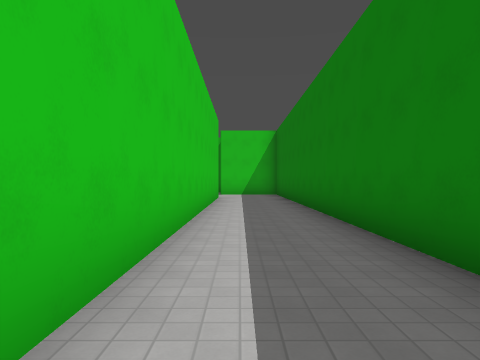
[1] (above)

15 first-person views from a walk through a Godot game level. The camera is 1.5 m above the floor, looks level and sees 70° across. The floor is counted in squares, 2.4 m on a side. Each view is taken from the middle of a square. On the plan, view 1 faces up. The plan holds only what a view shows up to about 10 squares ahead; the rest is blank. The place goes on beyond the plan. Surface patterns are stand-ins for the level's own textures.

[2]
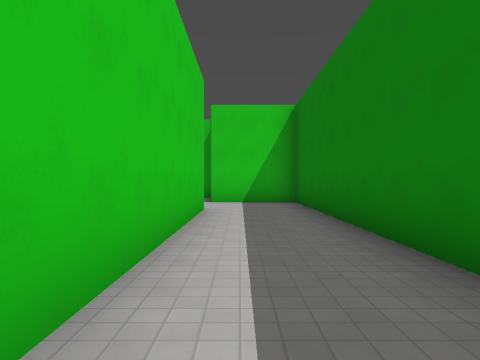

[3]
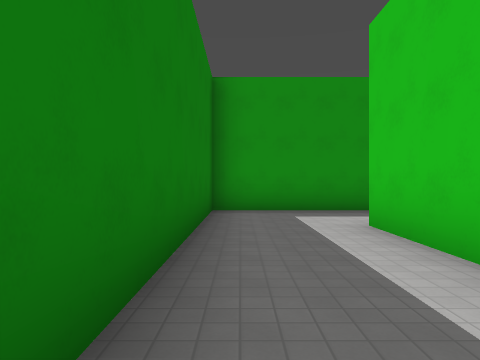

[4]
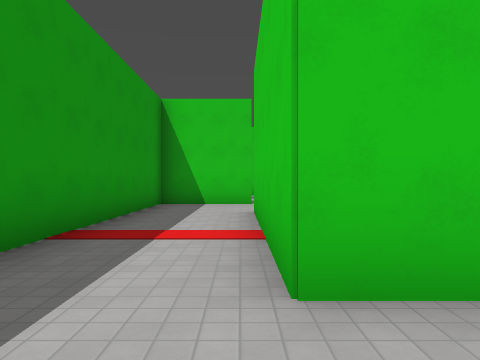

[5]
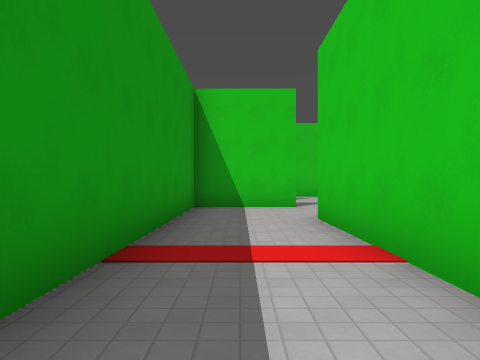

[6]
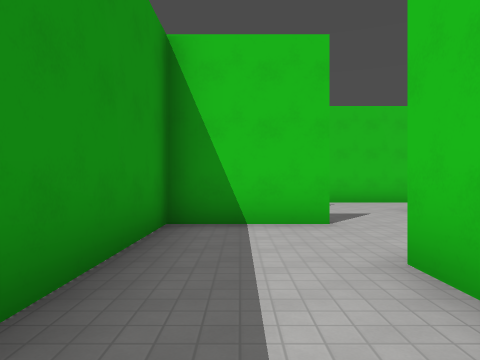

[7]
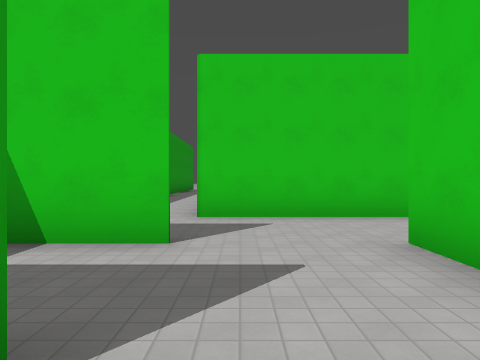

[8]
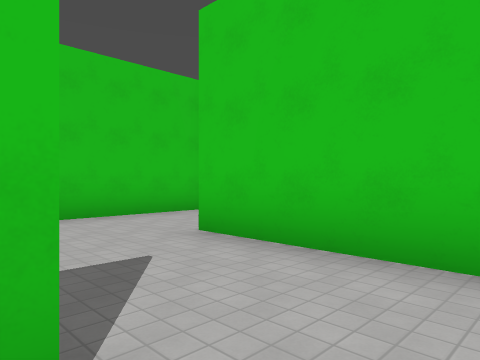

[9]
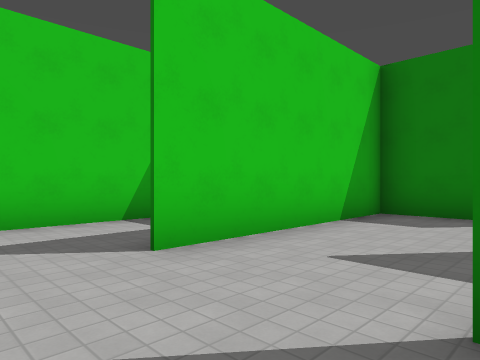

[10]
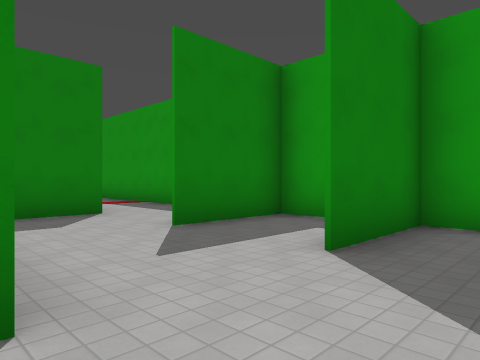

[11]
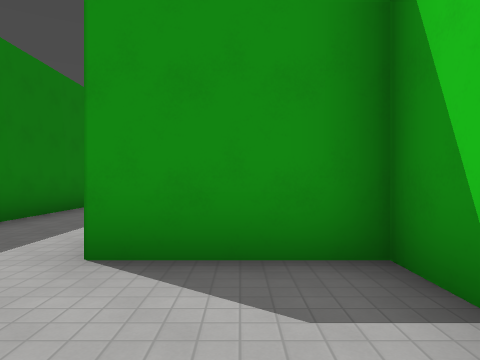

[12]
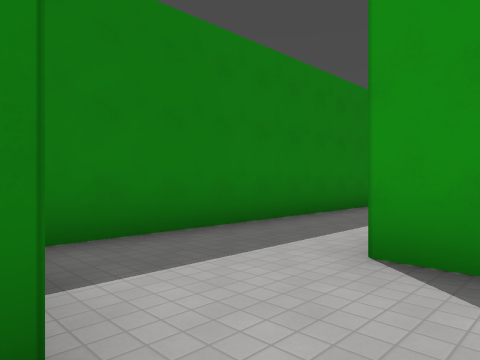

[13]
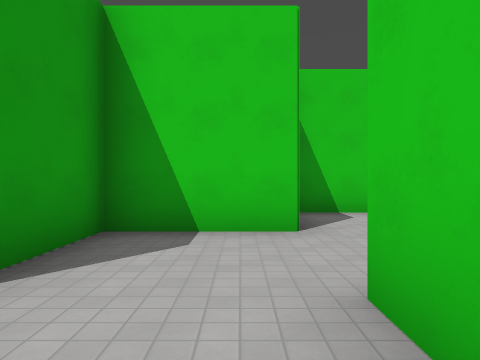

[14]
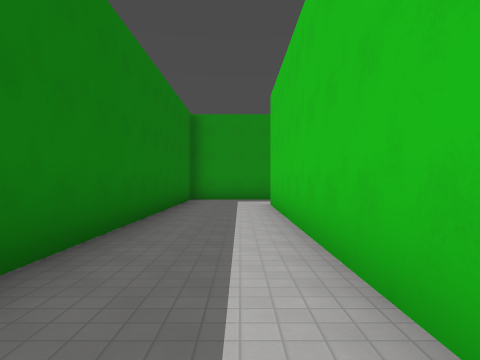

[15]
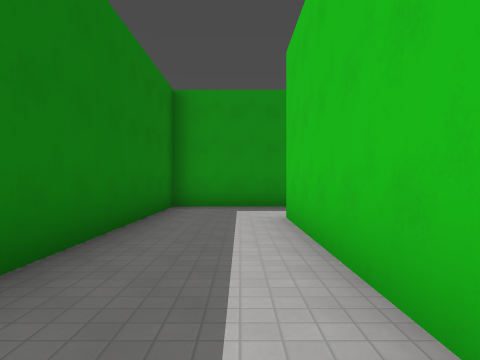

### Floor plan
Ten units are one square. View 1 is at (0, 0); x grows to the right and y downward. Boxes are objects, and circles mark ways between rooms. Rooms are numbered by the first view taken in them; rooms with no view inside come last. Other rooms are left out.
<svg viewBox="-205 -153 226 179">
<path fill="none" stroke="#000" d="M-32 -148 -32 -123 -8 -123 -8 -3 -56 -3M-80 -4 -80 21M-81 21 16 21 16 -147 -9 -147M-56 -3 -56 -27 -76 -27M-104 21 -104 -4M-128 -46 -128 -24M-90 -51 -111 -51M-104 -4 -104 14M-76 -27 -105 -27M-80 21 -80 -4M-111 21 -81 21M-128 -24 -128 -3"/>
<circle cx="-70" cy="0" r="3" fill="#2a7"/>
<circle cx="-80" cy="-15" r="3" fill="#2a7"/>
<circle cx="-115" cy="0" r="3" fill="#2a7"/>
<circle cx="-115" cy="-30" r="3" fill="#2a7"/>
<circle cx="-100" cy="-15" r="3" fill="#2a7"/>
<text x="0" y="-60">1</text>
<text x="-70" y="-20">2</text>
<text x="-200" y="-10">3</text>
<text x="-110" y="-40">4</text>
<text x="-90" y="-10">5</text>
<text x="-120" y="-20">6</text>
</svg>
Room 1 opens to room 2. Room 2 opens to room 5. Room 3 opens to room 6. Room 4 opens to room 6. Room 5 opens to room 6.

Where each view was taken, in squares from view 1:
view 1: 0 up, 0 right, facing up
view 2: 5 up, 0 right, facing up
view 3: 5 up, 1 right, facing down
view 4: 0 up, 1 right, facing left
view 5: 1 down, 0 right, facing left
view 6: 1 down, 3 left, facing left
view 7: 1 up, 7 left, facing left
view 8: 0 up, 7 left, facing up-left
view 9: 0 up, 12 left, facing up-right
view 10: 3 up, 12 left, facing down-right
view 11: 15 up, 2 left, facing down
view 12: 15 up, 2 left, facing down-right
view 13: 14 up, 1 right, facing left
view 14: 9 up, 0 right, facing down
view 15: 6 up, 0 right, facing down
